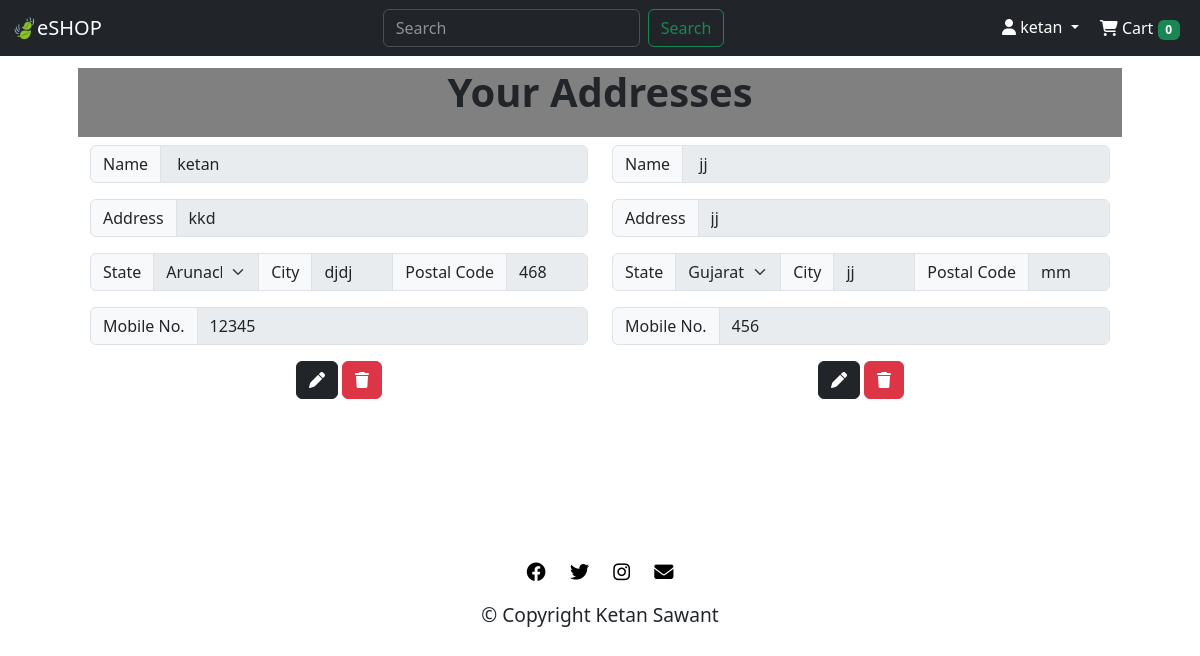
The page /user_address/1 (signed in) on the database its author committed.
### accounts/models.py (models this page shows)
class Address(models.Model):
    user = models.ForeignKey(User, on_delete=models.CASCADE)
    name = models.CharField(max_length=100)
    address = models.TextField()
    state = models.CharField(max_length=100)
    city = models.CharField(max_length=100)
    postal_code = models.CharField(max_length=100, default="")
    mobile = models.IntegerField()

### accounts/views.py (the view)
# urls.py: path('user_address/<int:user>', views.user_address, name='user_address'),
def user_address(request, user):
    data = None
    full = 2
    the_user = list(Address.objects.filter(user_id = user))
    if len(the_user)<2:
        full = None
    if the_user:
        data = {
            "address": the_user,
            "full": full,
        }
    return render(request, 'templates/accounts/user_address.html', data)

### accounts/models.py (called while the page is built)
def get_cart_count(self):
    return CartProduct.objects.filter(cart__is_paid=False, cart__user=self)

### templates/accounts/user_address.html (shortened to what this page needs)
{% extends 'base.html' %}
{% block css %}
<link rel="stylesheet" href="/static/accounts/styles.css">
{% endblock css %}
{% block content %}
<div class="address container">
  {% if address %}
  <div class="row">
    <h1>Your Addresses</h1>
    {% for i in address %}
    <div class="col">
      <div class="input-group mb-3">
        <span class="input-group-text" id="basic-addon1">Name</span>
        <input name="name" type="text" class="form-control" placeholder="Username" value="{{ i.name }}" aria-label="Username" aria-describedby="basic-addon1" required disabled>
      </div>
      <div class="input-group mb-3">
        <span class="input-group-text" id="basic-addon4">Address</span>
        <input name="address" type="textarea" class="form-control" placeholder="Address" aria-label="address" value="{{ i.address }}" aria-describedby="basic-addon1" required disabled>
      </div>
      <div class="input-group mb-3">
        <span class="input-group-text" id="basic-addon4">State</span>
        <select name="state" class="form-select" aria-label="Default select example" required disabled>
          <option selected>{{ i.state }}</option>
        </select>
        <span class="input-group-text">City</span>
        <input name="city" type="text" class="form-control" placeholder="City" value="{{ i.city  }}" aria-label="city" required disabled>
        <span class="input-group-text">Postal Code</span>
        <input name="postal_code" type="text" class="form-control" placeholder="Postal Code" value="{{ i.postal_code }}" aria-label="city" required disabled>
      </div>
      <div class="input-group mb-3">
        <span class="input-group-text" id="basic-addon1">Mobile No.</span>
        <input name="mobile_no" type="tel" class="form-control" placeholder="Mobile No." value="{{ i.mobile }}" required disabled>
      </div>
      <a class="btn btn-dark" href="{% url 'edit_address' address=i.id %}"><i class="fa-sharp fa-solid fa-pen"></i></a>
      <button type="button" class="btn btn-danger" data-bs-toggle="modal" data-bs-target="#{{ i.id }}">
        <i class="fa-solid fa-trash"></i>
      </button>
    </div>
    {% endfor %}
  </div>
  {% endif %}
  {% endblock content %}

### templates/base.html (shortened to what this page needs)
<!DOCTYPE html>
<html lang="en" dir="ltr">
<head>
  <link href="https://cdn.jsdelivr.net/npm/bootstrap@5.3.0-alpha3/dist/css/bootstrap.min.css" rel="stylesheet">
  <link rel="stylesheet" href="https://cdnjs.cloudflare.com/ajax/libs/font-awesome/6.4.0/css/all.min.css">
  {% block css %}{% endblock css %}
</head>
<body>
  <nav class="navbar sticky-top navbar-expand-lg bg-dark" data-bs-theme="dark">
    <div class="container-fluid">
      <div class="collapse navbar-collapse" id="navbarTogglerDemo01">
        <a class="navbar-brand" href="{% url 'home' %}">🍃eSHOP</a>
        <form class="d-flex ms-auto" role="search">
          <input class="form-control me-2" type="search" placeholder="Search" aria-label="Search">
          <button class="btn btn-outline-success" type="submit">Search</button>
        </form>
        <ul class="navbar-nav ms-auto mb-2 mb-lg-0">
          <div class="dropdown">
            {% if user.is_authenticated %}
            <a class="btn btn-dark dropdown-toggle" href="#" role="button" data-bs-toggle="dropdown" aria-expanded="false">
              <i class="fa-solid fa-user"></i> {{ user.first_name }}
            </a>
            {% endif %}
          </div>
          {% if user.is_authenticated %}
          <li class="nav-item">
            <a class="nav-link active" aria-current="page" href="{% url 'cart' %}"><i class="fa-solid fa-cart-shopping"></i> Cart <span class="badge text-bg-success">{{ user.get_cart_count | length }}</span></a>
          </li>
          {% else %}
          <li class="nav-item">
            <a class="nav-link active" aria-current="page" href="{% url 'login' %}"><i class="fa-solid fa-cart-shopping"></i> Cart <span class="badge text-bg-success">{{ user.get_cart_count | length }}</span></a>
          </li>
          {% endif %}
        </ul>
      </div>
    </div>
  </nav>
  {% block content %}
  {% endblock content %}
  <footer id="footer">
    <a class="social" href="https://www.facebook.com/ketan.sawant.7545"><i class="social-icon fa-brands fa-facebook"></i></a>
    <a class="social" href="https://twitter.com/KetanSa64285133"><i class="social-icon fa-brands fa-twitter"></i></a>
    <a class="social" href="https://www.instagram.com/ketansawant692/"><i class="social-icon fa-brands fa-instagram"></i></a>
    <a class="social" href="mailto:ketansawant76@gmail.com"><i class="social-icon fa-solid fa-envelope"></i></a>
    <p class="social-icon">© Copyright {{ date }} Ketan Sawant</p>
  </footer>
</body>
</html>

### static/accounts/styles.css (style rules this page uses)
footer { margin-top: 15%; text-align: center; }
.social-icon { padding: 10px; font-size: 1.2rem; }
.social { text-decoration: none; color: black; }
.container { margin-top: 1%; padding: 0 24%; text-align: center; }
h1 { padding-bottom: 2%; background-color: grey; font-weight: bold; }
.address { padding: 0 5%; }

### rows shown on the page
Address: name "ketan", address "kkd", state "Arunachal Pradesh", city "djdj", postal_code "468", mobile_no "12345"
Address: name "jj", address "jj", state "Gujarat", city "jj", postal_code "mm", mobile_no "456"

### other values the page prints
{{ user.first_name }} "ketan"
{{ user.get_cart_count | length }} "0"
